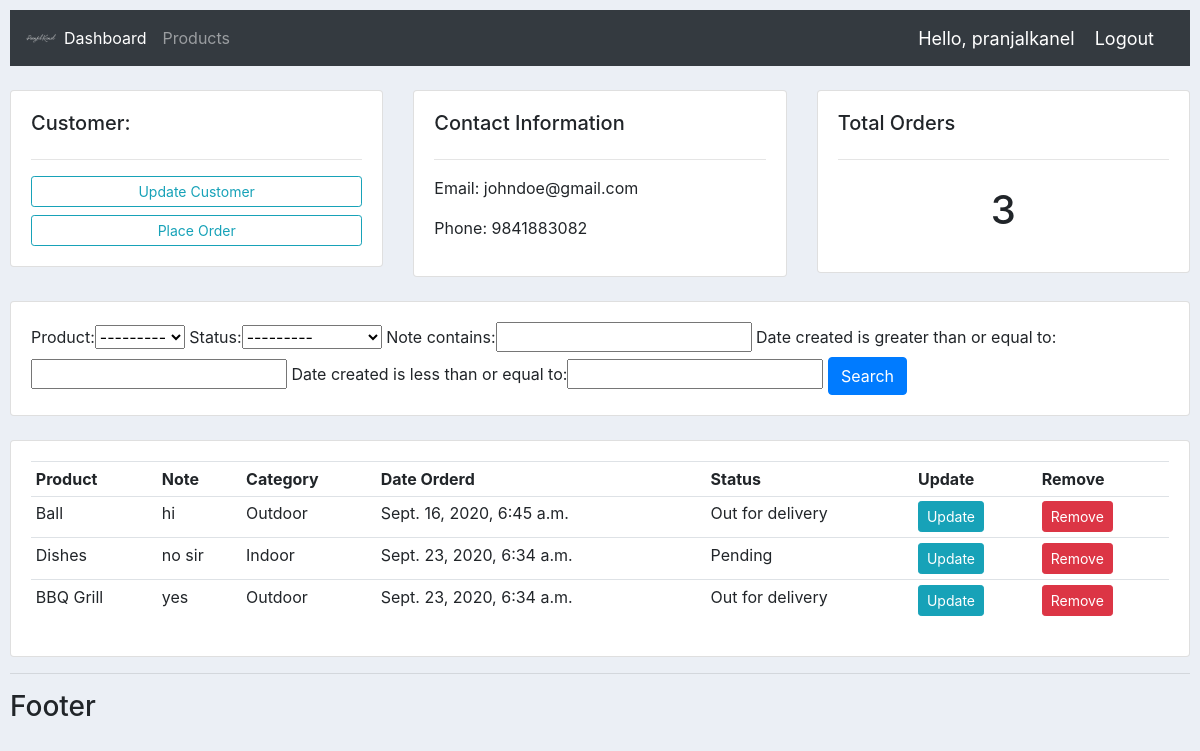
Page /customer/1 (signed in) on the committed database.
### accounts/models.py (models this page shows, shortened)
class Customer(models.Model):
    user = models.OneToOneField(User, null=True, blank=True, on_delete=models.CASCADE)
    name = models.CharField(max_length=200, null=True)
    phone = models.CharField(max_length=200, null=True)
    email = models.CharField(max_length=200, null=True)
    date_created = models.DateTimeField(auto_now_add=True)
    profile_pic = models.ImageField(default="defaultProfilePic.png", null=True, blank=True)

class Order(models.Model):
    STATUS = (
        ('Pending', 'Pending'),
        ('Out for delivery', 'Out for delivery'),
        ('Delivered', 'Delivered'),
    )
    customer = models.ForeignKey(Customer, null=True, on_delete=models.SET_NULL)
    product =   models.ForeignKey(Product, null=True, on_delete=models.SET_NULL)
    date_created = models.DateTimeField(auto_now_add=True)
    status = models.CharField(max_length=200, null=True, choices=STATUS)
    note = models.CharField(max_length=1000, null=True)

class Product(models.Model):
    CATEGORY = (
        ('Indoor', 'Indoor'),
        ('Outdoor', 'Outdoor'),
    )
    name = models.CharField(max_length=200, null=True)
    price = models.FloatField(null=True)
    category = models.CharField(max_length=200, null=True, choices=CATEGORY)
    description = models.CharField(max_length=200, null=True, blank=True)
    date_created = models.DateTimeField(auto_now_add=True)
    tags = models.ManyToManyField(Tag)
    def __str__(self):
        return self.name

### accounts/decorators.py (the view)
        def wrapper_func(request,*args, **kwargs):
            group = None
            if request.user.groups.exists(): #here, users.groups is referring to the group assigned to the logged in user, since this decorator runs after the user has logged in, so it can access its variables
                group = request.user.groups.all()[0].name #retrieves all the groups of the logged in user and checks if the first group falls under the permitted group list
            if group in allowed_roles:
                return view_func(request, *args, **kwargs)
            else:
                return HttpResponse('You are not authorized')

### accounts/views.py (called while the page is built)
@login_required(login_url='login')
@allowed_users(allowed_roles=['admin', 'staff'])
def customer(request, pk):
    customer = Customer.objects.get(id=pk)
    orders = customer.order_set.all()
    order_count = orders.count()
    myFilter = OrderFilter(request.GET, queryset=orders)
    orders = myFilter.qs
    context = {'customer':customer, 'orders':orders, 'order_count':order_count,'myFilter': myFilter}
    print(order_count)
    return render(request,'accounts/customer.html',context)

### accounts/templates/accounts/customer.html
{% extends 'accounts/main.html' %}
{% block content %}
<br>
<div class="row">
	<div class="col-md">
		<div class="card card-body">
			<h5>Customer:</h5>
			<hr>
			<a class="btn btn-outline-info  btn-sm btn-block" href="">Update Customer</a>
			<a class="btn btn-outline-info  btn-sm btn-block" href="{% url 'create_order' customer.id %}">Place Order</a>
		</div>
	</div>
	<div class="col-md">
		<div class="card card-body">
			<h5>Contact Information</h5>
			<hr>
			<p>Email: {{customer.email}}</p>
			<p>Phone: {{customer.phone}}</p>
		</div>
	</div>
	<div class="col-md">
		<div class="card card-body">
			<h5>Total Orders</h5>
			<hr>
			<h1 style="text-align: center;padding: 10px">{{order_count}}</h1>
		</div>
	</div>
</div>
<br>
<div class="row">
	<div class="col">
		<div class="card card-body">
			<form method="get">
			{{ myFilter.form }}
		    <button class="btn btn-primary" type="submit">Search</button>
		  </form>
		</div>
	</div>
</div>
<br>
<div class="row">
	<div class="col-md">
		<div class="card card-body">
			<table class="table table-sm">
				<tr>
					<th>Product</th>
					<th>Note</th>
					<th>Category</th>
					<th>Date Orderd</th>
					<th>Status</th>
					<th>Update</th>
					<th>Remove</th>
				</tr>
				{% for order in orders %}
				<tr>
					<td>{{order.product}}</td>
					<td>{{order.note}}</td>
					<td>{{order.product.category}}</td>
					<td>{{order.date_created}}</td>
					<td>{{order.status}}</td>
					<td><a class="btn btn-sm btn-info" href="{% url 'update_order' order.id %}">Update</a></td>
					<td><a class= "btn btn-sm btn-danger" href="{% url 'delete_order' order.id %}">Remove</a></td>
				</tr>
				{% endfor %}
			</table>
		</div>
	</div>
</div>
{% endblock %}

### accounts/templates/accounts/navbar.html (shortened to what this page needs)
{% load static %}
<nav class="navbar navbar-expand-lg navbar-dark bg-dark">
    <img src="{% static 'images/logo.png' %}" alt="site logo" id="logo">
    <div class="collapse navbar-collapse" id="navbarNav">
      <ul class="navbar-nav">
        {% if request.user.is_staff %}
          <li class="nav-item active">
            <a class="nav-link" href="{% url 'home' %}">Dashboard<span class="sr-only">(current)</span></a>
          </li>
         <li class="nav-item">
           <a class="nav-link" href="{% url 'products' %}">Products</a>
         </li>
        {% else %}
          <li class="nav-item">
            <a class="nav-link" href="{% url 'account' %}" >Settings</a>
          </li>
        {% endif %}
      </ul>
    </div>
    <span class="hello-msg">Hello, {{request.user}}</span>
    <span><a class="hello-msg" href="{% url 'logout' %}">Logout</a></span>
  </nav>

### static/css/main.css (style rules this page uses)
#logo { width: 30px; }
body { background-color: #ebeff5; padding: 10px; }

### accounts/templates/accounts/navbar.html (style rules this page uses)
.hello-msg { font-size: 18px; color: #fff; margin-right: 20px }

### rows in the picture
Customer: email "johndoe@gmail.com", phone "9841883082"
Order: product "Ball", note "hi", product.category "Outdoor", date_created "Sept. 16, 2020, 6:45 a.m.", status "Out for delivery"
Order: product "Dishes", note "no sir", product.category "Indoor", date_created "Sept. 23, 2020, 6:34 a.m.", status "Pending"
Order: product "BBQ Grill", note "yes", product.category "Outdoor", date_created "Sept. 23, 2020, 6:34 a.m.", status "Out for delivery"

### other values in the picture
{{ request.user }} "pranjalkanel"
{{ order_count }} "3"
